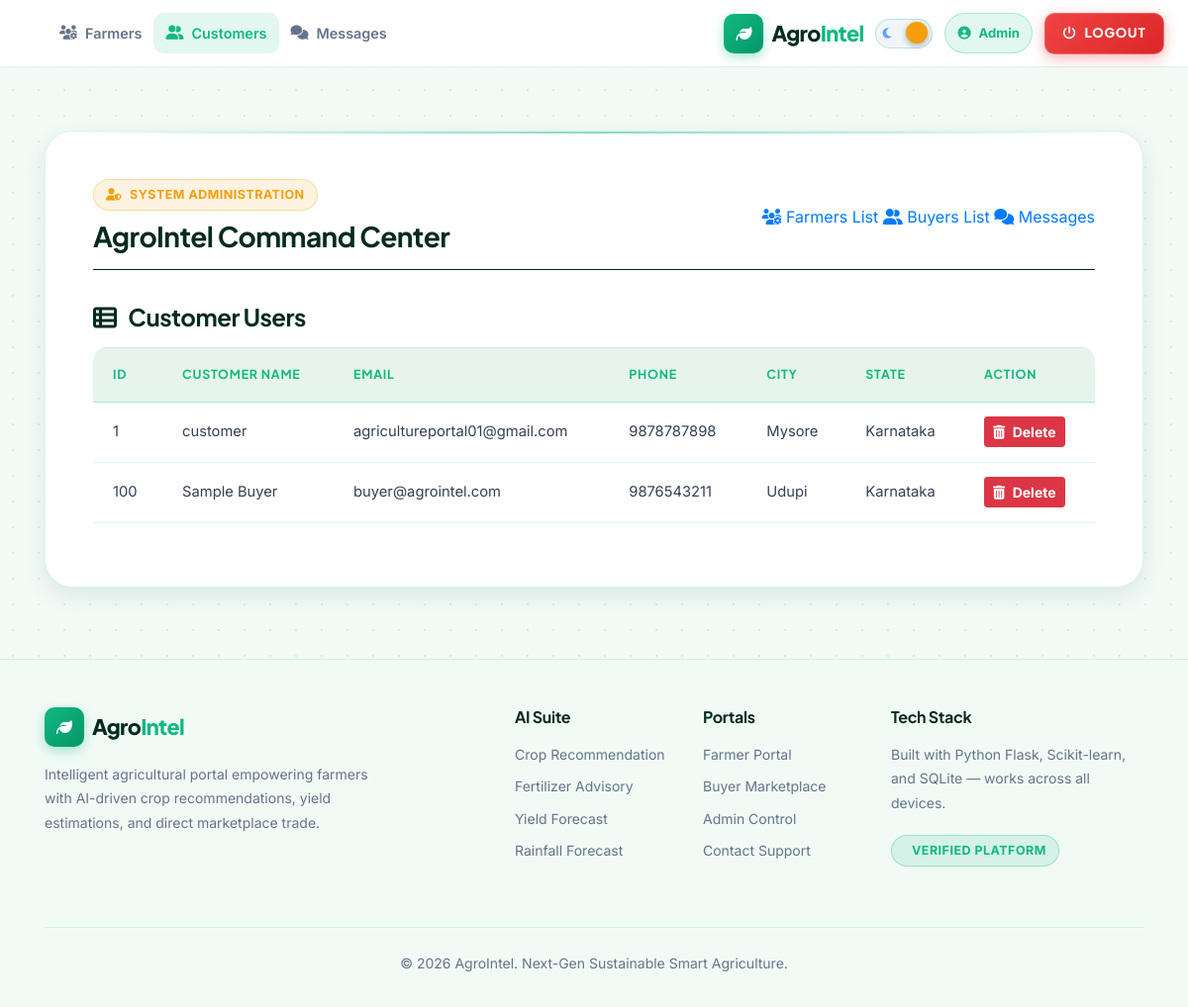
The page /admin/customers (signed in) on the database its author committed.
### tables this page shows
CREATE TABLE `custlogin` (
  `cust_id` INTEGER NOT NULL,
  `cust_name` TEXT NOT NULL,
  `password` TEXT NOT NULL,
  `email` TEXT NOT NULL,
  `address` TEXT NOT NULL,
  `city` TEXT NOT NULL,
  `pincode` TEXT NOT NULL,
  `state` TEXT NOT NULL,
  `phone_no` TEXT NOT NULL,
  `otp` INTEGER NOT NULL
);

### app.py (the view)
@app.route('/admin/customers')
def admin_customers():
    if session.get('user_type') != 'admin':
        return redirect(url_for('login', role='admin'))
    conn = get_db()
    cursor = conn.execute('SELECT cust_id, cust_name, email, phone_no, city, state FROM custlogin')
    rows = cursor.fetchall()
    conn.close()
    headers = ['ID', 'Customer Name', 'Email', 'Phone', 'City', 'State']
    return render_template('admin_dashboard.html', title='Customer Users', headers=headers, rows=rows, delete_url='/admin/delete_customer')

### app.py (called while the page is built)
def get_db():
    conn = sqlite3.connect(DB_FILE)
    conn.row_factory = sqlite3.Row
    return conn

### templates/admin_dashboard.html (shortened to what this page needs)
{% extends 'base.html' %}
{% block content %}
<div class="container py-5">
  <div class="glass-card p-4 p-md-5 mb-4">
    <div class="d-flex flex-column flex-md-row align-items-md-center justify-content-between gap-3 mb-4 pb-3 border-bottom" style="border-color: var(--border-glass) !important;">
      <div class="mb-3 mb-md-0">
        <span class="badge-agro badge-agro-amber mb-2"><i class="fas fa-user-shield"></i> System Administration</span>
        <h3 class="text-bright font-weight-bold mb-0">AgroIntel Command Center</h3>
      </div>
      <div class="subnav-pills">
        <a href="{{ url_for('admin_farmers') }}" class="subnav-link {% if title=='Farmer Users' %}active{% endif %}">
          <i class="fas fa-users-gear"></i> Farmers List
        </a>
        <a href="{{ url_for('admin_customers') }}" class="subnav-link {% if title=='Customer Users' %}active{% endif %}">
          <i class="fas fa-user-group"></i> Buyers List
        </a>
        <a href="{{ url_for('admin_messages') }}" class="subnav-link {% if title=='Customer Feedback & Messages' %}active{% endif %}">
          <i class="fas fa-comments"></i> Messages
        </a>
      </div>
    </div>
    <div class="pt-2">
      <h4 class="text-bright font-weight-bold mb-3"><i class="fas fa-table-list text-emerald mr-2"></i> {{ title }}</h4>
      <div class="table-responsive">
        <table class="table table-agro">
          <thead>
            <tr>
              {% for col in headers %}
                <th>{{ col }}</th>
              {% endfor %}
              <th>Action</th>
            </tr>
          </thead>
          <tbody>
            {% if rows %}
              {% for row in rows %}
                <tr>
                  {% for cell in row %}
                    <td>{{ cell }}</td>
                  {% endfor %}
                  <td>
                    <form action="{{ delete_url }}" method="POST" onsubmit="return confirm('Are you sure you want to delete this record?');">
                      <button type="submit" class="btn btn-danger btn-sm font-weight-bold">
                        <i class="fas fa-trash-can mr-1"></i> Delete
                      </button>
                    </form>
                  </td>
                </tr>
              {% endfor %}
            {% else %}
              <tr>
                <td colspan="{{ headers|length + 1 }}" class="text-center py-4 text-muted">No records found.</td>
              </tr>
            {% endif %}
          </tbody>
        </table>
      </div>
    </div>
  </div>
</div>
{% endblock %}

### rows shown on the page
custlogin: row "1", cust_name "customer", email "agricultureportal01@gmail.com", phone_no "9878787898", city "Mysore", state "Karnataka"
custlogin: row "100", cust_name "Sample Buyer", email "buyer@agrointel.com", phone_no "9876543211", city "Udupi", state "Karnataka"

### other values the page prints
{{ title }} "Customer Users"
{{ col }} "ID" "CUSTOMER NAME" "EMAIL" "PHONE" "CITY" "STATE"
